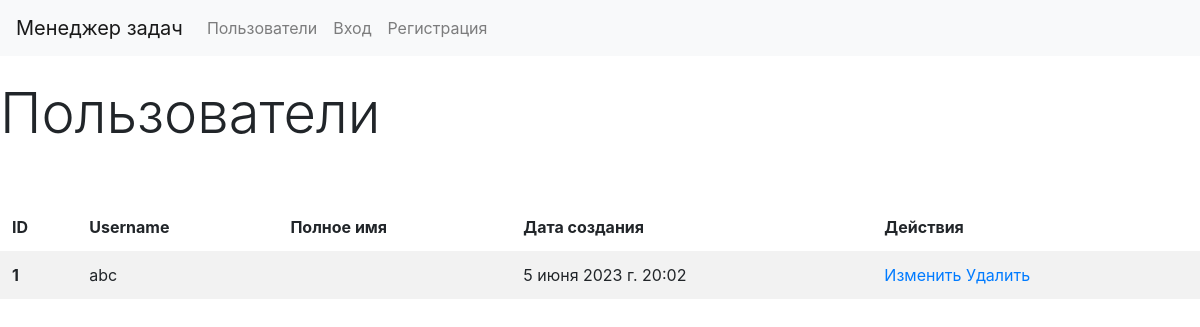
/users/, run on an earlier commit of the app's database.
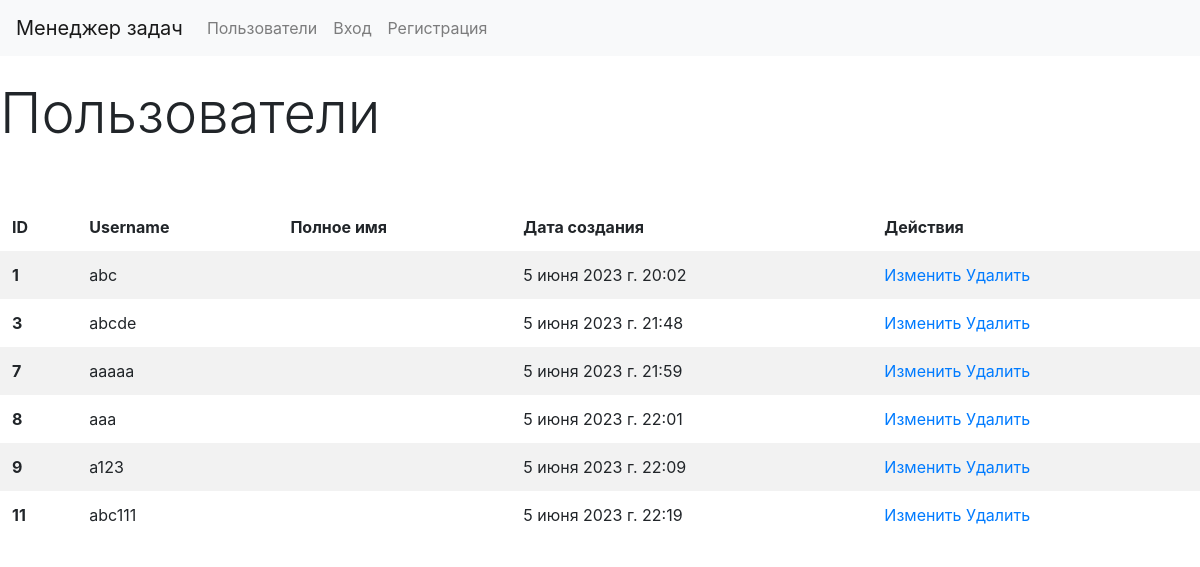
And on a later commit of the database.
### task_manager/users/models.py (models this page shows)
class User(AbstractUser):
    def __str__(self):
        return self.get_full_name()
    def get_absolute_url(self):
        return reverse("login")

### task_manager/users/views.py (the view)
# urls.py: path("", views.IndexView.as_view(), name="labels_index"),
class IndexView(ListView):
    template_name = "users/index.html"
    model = User

### task_manager/templates/users/index.html
{% extends "index.html" %}
{% load i18n %}
{% block content %}
    <h1 class="display-4 fw-bold mt-4">{% translate "Users" %}</h1>
    <div class="table-responsive">
        <table class="table table-borderless table-striped mt-5 bg-white">
        <thead>
          <tr>
            <th>ID</th>
            <th>{% translate "Username" %}</th>
            <th>{% translate "Full Name" %}</th>
            <th>{% translate "Created at" %}</th>
            <th>{% translate "Actions" %}</th>
          </tr>
        </thead>
        <tbody>
        {% for user in user_list %}
            <tr>
            <th scope="row">{{ user.id }}</th>
            <td>{{ user.username }}</td>
            <td>{{ user.get_full_name }}</td>
            <td>{{ user.date_joined }}</td>
            <td>
              <a href="{% url 'users_update' pk=user.id %}">{% translate "Update" %}</a>
              <a href="{% url 'users_delete' pk=user.id %}">{% translate "Delete" %}</a>
            </td>
            </tr>
        {% endfor %}
        </tbody>
    </table>
    </div>
{% endblock %}

### task_manager/templates/index.html (shortened to what this page needs)
<!doctype html>
{% load i18n %}
{% load bootstrap4 %}
{% bootstrap_css %}
<html lang="en">
    <head>
    </head>
    <body>
        <nav class="navbar navbar-expand-lg navbar-light bg-light">
            <a class="navbar-brand" href="{% url 'index' %}">{% translate "Task manager" %}</a>
            <div class="collapse navbar-collapse" id="navbarNavAltMarkup">
              <div class="navbar-nav">
                <a class="nav-link " href="{% url 'users_index' %}">{% translate "Users" %}</a>
                {% if user.is_authenticated %}
                <a class="nav-link" href="{% url 'tasks_index' %}">{% translate "Tasks" %}</a>
                <a class="nav-link" href="{% url 'statuses_index' %}">{% translate "Statuses" %}</a>
                <a class="nav-link" href="{% url 'labels_index' %}">{% translate "Labels" %}</a>
                <a class="nav-link" href="{% url 'logout' %}">{% translate "Sign out" %}</a>
                {% else %}
                <a class="nav-link" href="{% url 'login' %}">{% translate "log in" %}</a>
                <a class="nav-link" href="{% url 'users_create' %}">{% translate "Registration" %}</a>
                {% endif %}
              </div>
            </div>
          </nav>
          {% block content %}
          {% endblock %}
    </body>
</html>

What changed in the data, as far as the page shows it:
added User: id "3", username "abcde", date_joined "5 июня 2023 г. 21:48"
added User: id "7", username "aaaaa", date_joined "5 июня 2023 г. 21:59"
added User: id "8", username "aaa", date_joined "5 июня 2023 г. 22:01"
added User: id "9", username "a123", date_joined "5 июня 2023 г. 22:09"
added User: id "11", username "abc111", date_joined "5 июня 2023 г. 22:19"
